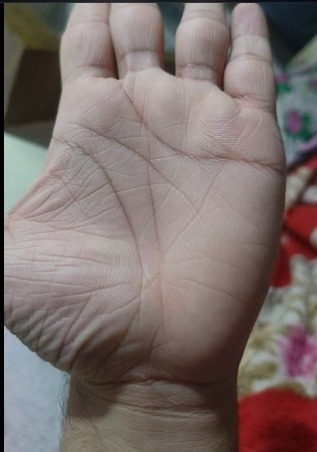
#> input picture scratch/clean_user_palm.jpg, 317 x 452 px, found by its file name
$ python analyze_colors.py
#> lines starting #> are read from the running program, lines starting #| are printed output that depends on the picture; long printed decimals are rounded
import sys
sys.path.insert(0, '.')
import cv2
import numpy as np

img = cv2.imread("scratch/clean_user_palm.jpg")
#> img is the input picture: shape (452, 317, 3); mean B, G, R 108.1, 111.1, 123.8
h, w = img.shape[:2]
#> h = 452; w = 317

# Let's inspect the color and gradients of:
# 1. The palm center: (w//2, int(h * 0.55)) -> around (160, 250)
# 2. The wall on the left: (30, 100)
# 3. The red blanket on the right: (290, 350)
print("Image shape:", img.shape)
#| Image shape: (452, 317, 3)
palm_sample = img[int(h*0.4):int(h*0.7), int(w*0.35):int(w*0.65)]
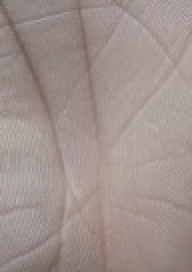
#> palm_sample: shape (136, 96, 3) (shown 2 times larger); mean B, G, R 141.6, 145.7, 160
wall_sample = img[50:150, 10:50]
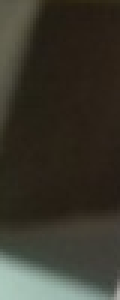
#> wall_sample: shape (100, 40, 3) (shown 3 times larger); mean B, G, R 43.8, 54, 56.7
blanket_sample = img[300:400, 260:300]
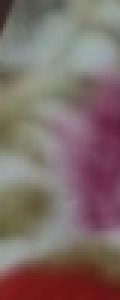
#> blanket_sample: shape (100, 40, 3) (shown 3 times larger); mean B, G, R 104.8, 107.8, 126.2

print("Palm mean BGR:", np.mean(palm_sample, axis=(0, 1)))
#| Palm mean BGR: [141.551 145.697 159.975 ]
print("Wall mean BGR:", np.mean(wall_sample, axis=(0, 1)))
#| Wall mean BGR: [43.775 53.996   56.736]
print("Blanket mean BGR:", np.mean(blanket_sample, axis=(0, 1)))
#| Blanket mean BGR: [104.792   107.8065  126.171]

# Convert to YCrCb and LAB
ycrcb_palm = cv2.cvtColor(palm_sample, cv2.COLOR_BGR2YCrCb)
#> ycrcb_palm: shape (136, 96, 3); mean of channels 0, 1, 2 149.5, 135.5, 123.5
ycrcb_wall = cv2.cvtColor(wall_sample, cv2.COLOR_BGR2YCrCb)
#> ycrcb_wall: shape (100, 40, 3); mean of channels 0, 1, 2 53.7, 130.1, 122.5

print("Palm mean YCrCb:", np.mean(ycrcb_palm, axis=(0, 1)))
#| Palm mean YCrCb: [149.524 135.480 123.506]
print("Wall mean YCrCb:", np.mean(ycrcb_wall, axis=(0, 1)))
#| Wall mean YCrCb: [ 53.705 130.123   122.486]

lab_palm = cv2.cvtColor(palm_sample, cv2.COLOR_BGR2LAB)
#> lab_palm: shape (136, 96, 3); mean of channels 0, 1, 2 157, 132.6, 132.2
lab_wall = cv2.cvtColor(wall_sample, cv2.COLOR_BGR2LAB)
#> lab_wall: shape (100, 40, 3); mean of channels 0, 1, 2 56, 127.5, 135.2

print("Palm mean LAB:", np.mean(lab_palm, axis=(0, 1)))
#| Palm mean LAB: [156.999 132.592 132.206]
print("Wall mean LAB:", np.mean(lab_wall, axis=(0, 1)))
#| Wall mean LAB: [ 55.988 127.5125  135.245  ]

$ run again, with scratch/actual_user_grid.jpg copied over scratch/clean_user_palm.jpg
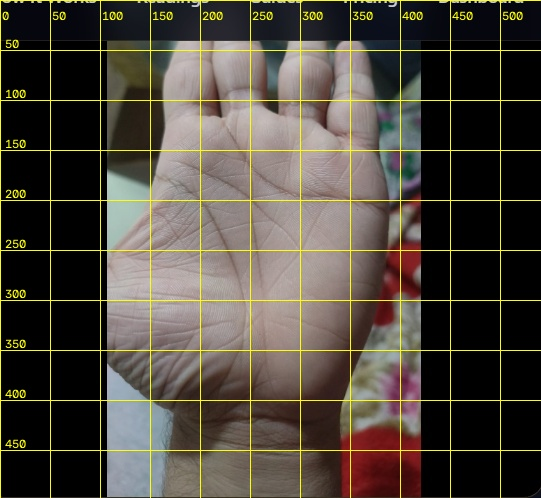
#> input picture scratch/actual_user_grid.jpg, 541 x 498 px, found by its file name
#> img is the input picture: shape (498, 541, 3); mean B, G, R 61.3, 70.9, 77.4
#| Image shape: (498, 541, 3)
#> `palm_sample = img[int(h*0.4):int(h*0.7), int(w*0.35):int(w*0.65)]`:
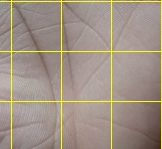
#> palm_sample: shape (149, 162, 3); mean B, G, R 133.4, 147.4, 160.6
#> `blanket_sample = img[300:400, 260:300]`:
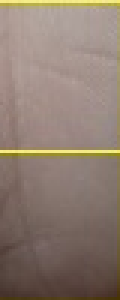
#> blanket_sample: shape (100, 40, 3) (shown 3 times larger); mean B, G, R 112.4, 124.4, 141.7
#| Palm mean BGR: [133.429 147.422 160.642]
#| Wall mean BGR: [ 5.327   12.348 12.406  ]
#| Blanket mean BGR: [112.3625  124.401 141.6935 ]
#> ycrcb_palm: shape (149, 162, 3); mean of channels 0, 1, 2 149.8, 135.8, 118.8
#> ycrcb_wall: shape (100, 40, 3); mean of channels 0, 1, 2 11.6, 128.6, 124.4
#| Palm mean YCrCb: [149.800 135.751 118.775]
#| Wall mean YCrCb: [ 11.572 128.593 124.4255 ]
#> lab_palm: shape (149, 162, 3); mean of channels 0, 1, 2 157.7, 130.9, 137
#> lab_wall: shape (100, 40, 3); mean of channels 0, 1, 2 12.1, 127, 131.4
#| Palm mean LAB: [157.697 130.895 136.978]
#| Wall mean LAB: [ 12.060 127.0145  131.435  ]
